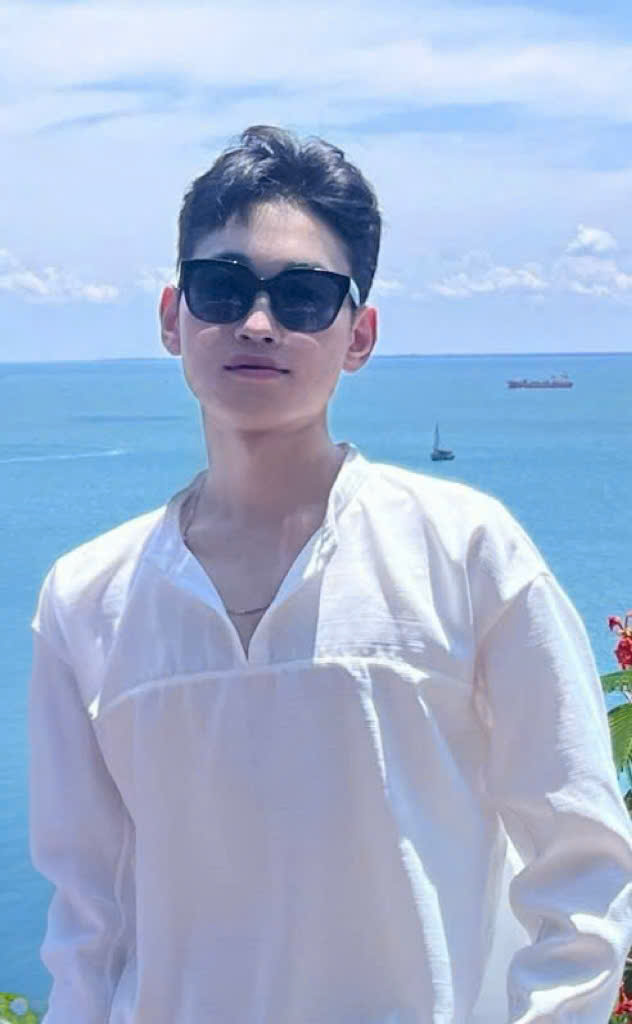
#> input picture Data_Test/Image/z6266075397150_16b24e1aa8c8db2741a6daf1571a2276.jpg, 632 x 1024 px, found by its file name
$ python Chapter9.py
#> lines starting #> are read from the running program, lines starting #| are printed output that depends on the picture; after the words box and inside, x2 and y2 are one past the last pixel; in counts of white or black regions, pixels touching at a corner belong together
import cv2

faceCascade = cv2.CascadeClassifier("C:\Python\OpenCv_All_In_One\Data_Test\haarcascade_frontalface_default.xml")
img = cv2.imread("C:\Python\OpenCv_All_In_One\Data_Test\Image\z6266075397150_16b24e1aa8c8db2741a6daf1571a2276.jpg")
#> img is the input picture: shape (1024, 632, 3); mean B, G, R 211.7, 181, 162.3
gray_img = cv2.cvtColor(img, cv2.COLOR_BGR2GRAY)
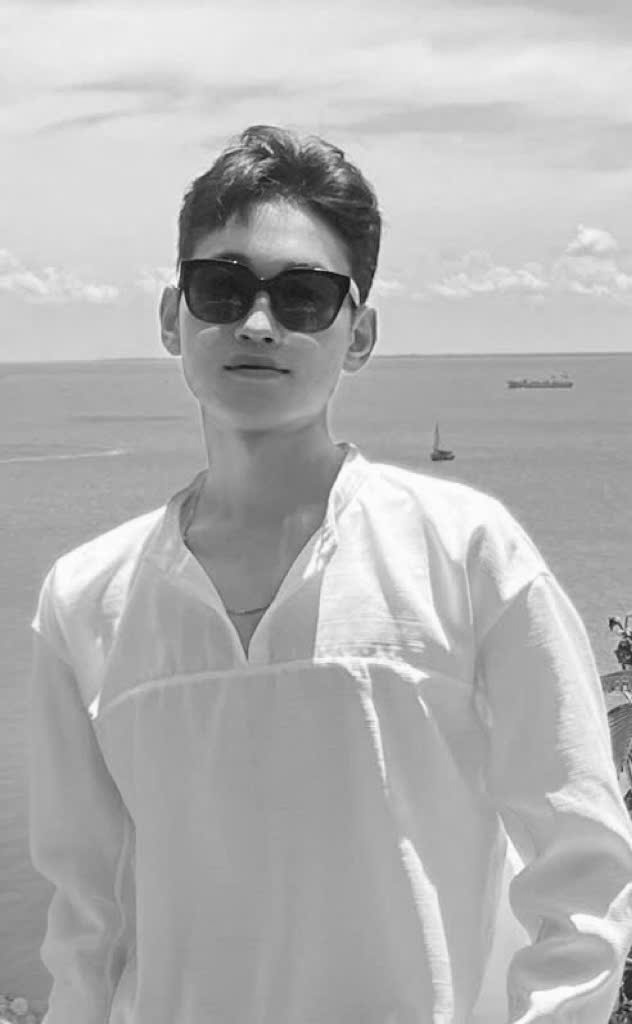
#> gray_img: shape (1024, 632); min 9, max 255, mean 178.9
faces = faceCascade.detectMultiScale(gray_img, 1.1, 4)
#> faces = [[148, 209, 227, 227]]

for (x, y, w, h) in faces:
    cv2.rectangle(img, (x, y), (x + w, y + h), (255, 0, 0), 3)
#> this loop made 1 pass
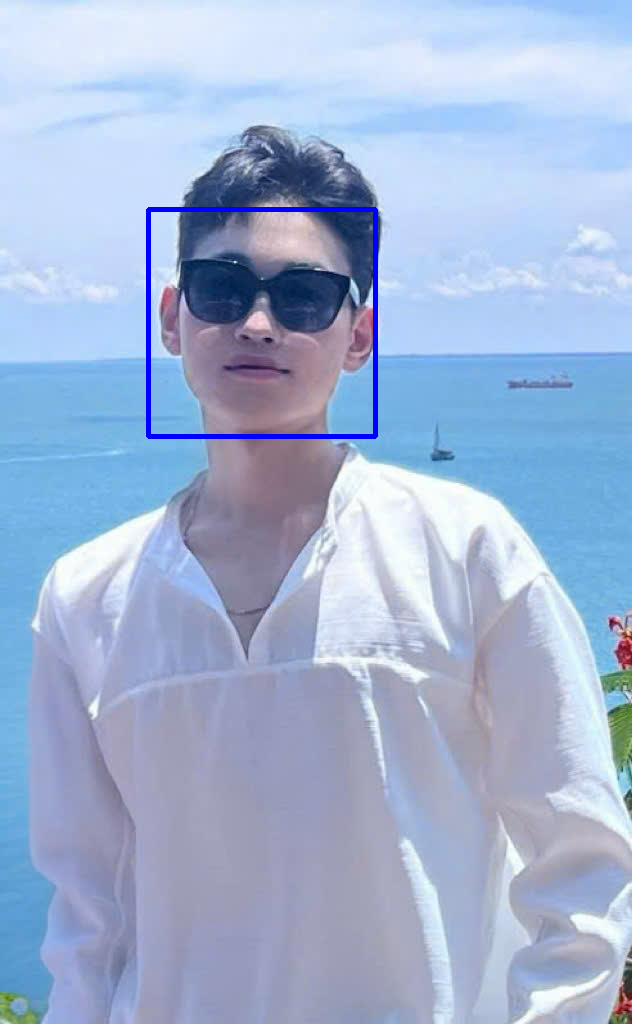
#> img: shape (1024, 632, 3); 0.7% of pixels changed, all inside (x1, y1, x2, y2) = (146, 207, 378, 439)


cv2.imshow("Image:", img)
cv2.waitKey(0)

$ run again, with Data_Test/Image/Flash-Playing-card-king-of-hearts.webp saved as Data_Test/Image/z6266075397150_16b24e1aa8c8db2741a6daf1571a2276.jpg
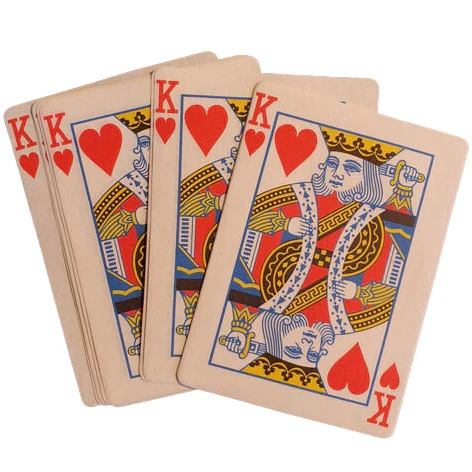
#> input picture Data_Test/Image/Flash-Playing-card-king-of-hearts.webp, 472 x 472 px, found by its file name
#> img is the input picture: shape (472, 472, 3); mean B, G, R 177.9, 190.4, 217.1
#> `gray_img = cv2.cvtColor(img, cv2.COLOR_BGR2GRAY)`:
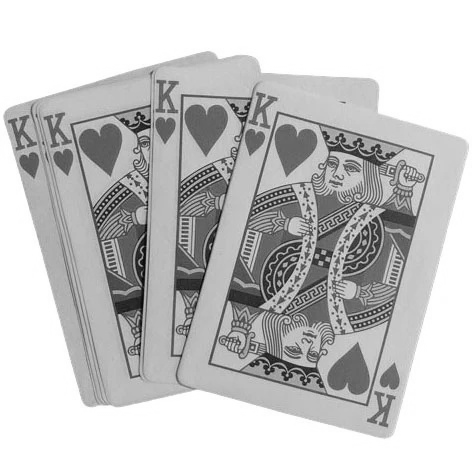
#> gray_img: shape (472, 472); min 4, max 255, mean 197
#> faces = [[314, 144, 54, 54]]
#> the loop `for (x, y, w, h) in faces:` made 1 pass
#> after the loop `for (x, y, w, h) in faces:`:
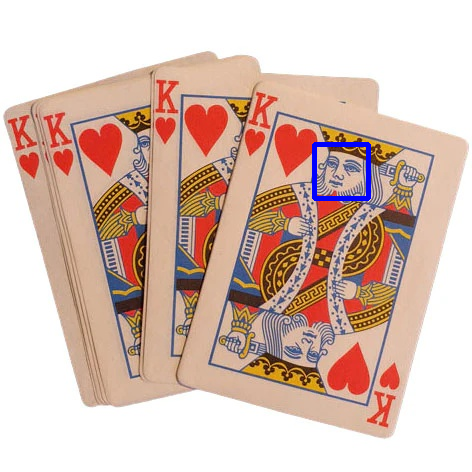
#> img: shape (472, 472, 3); 0.48% of pixels changed, all inside (x1, y1, x2, y2) = (312, 142, 371, 201)
